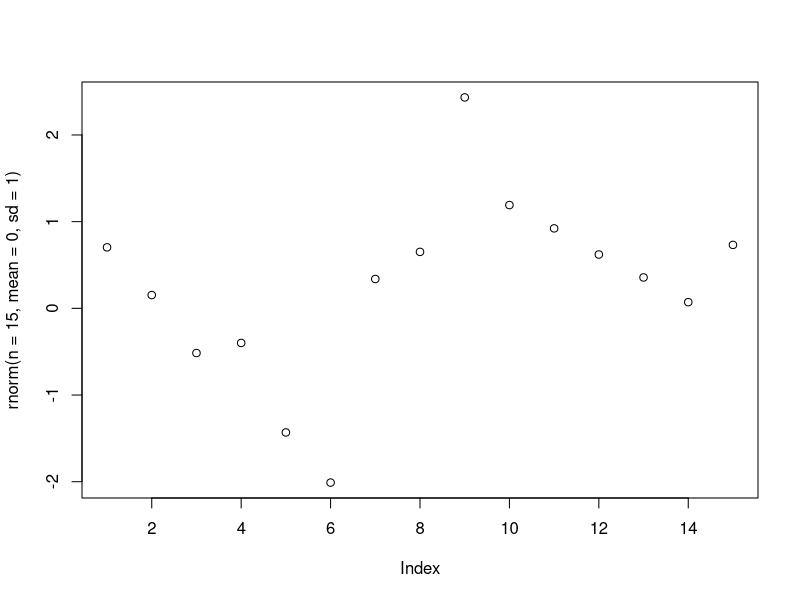
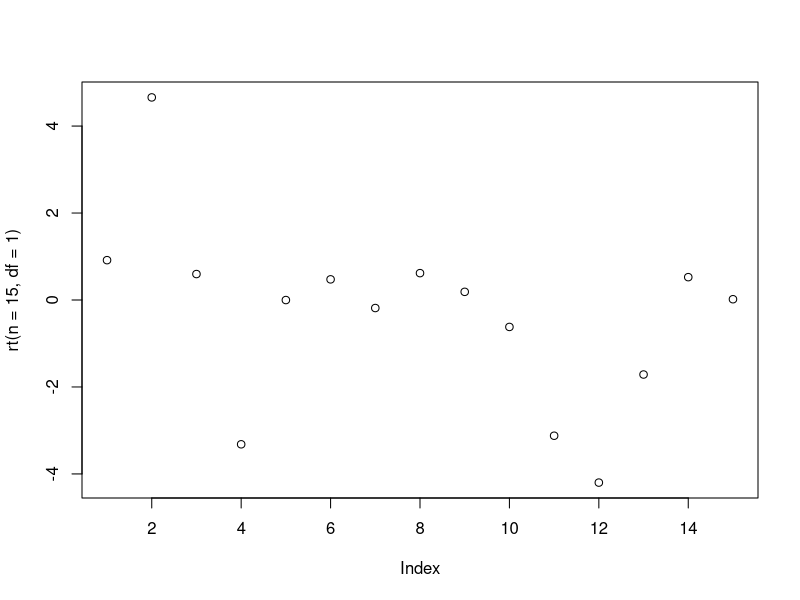
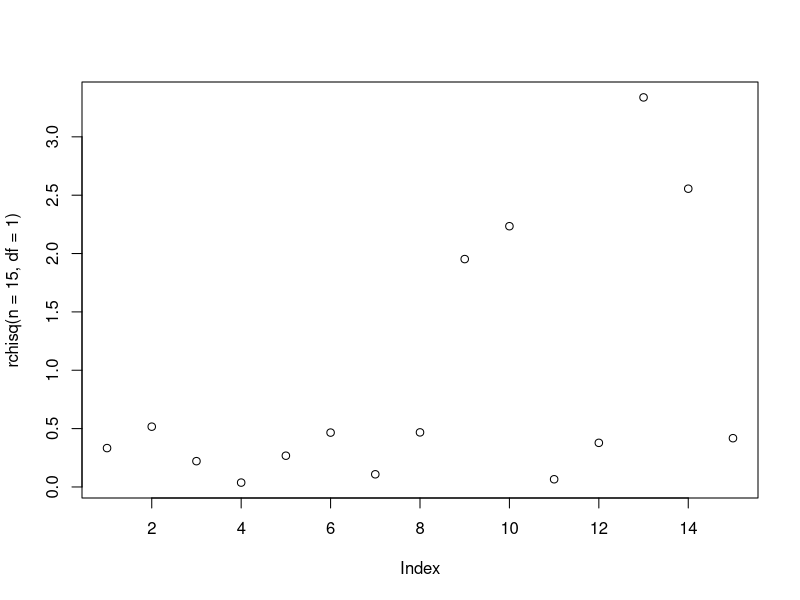
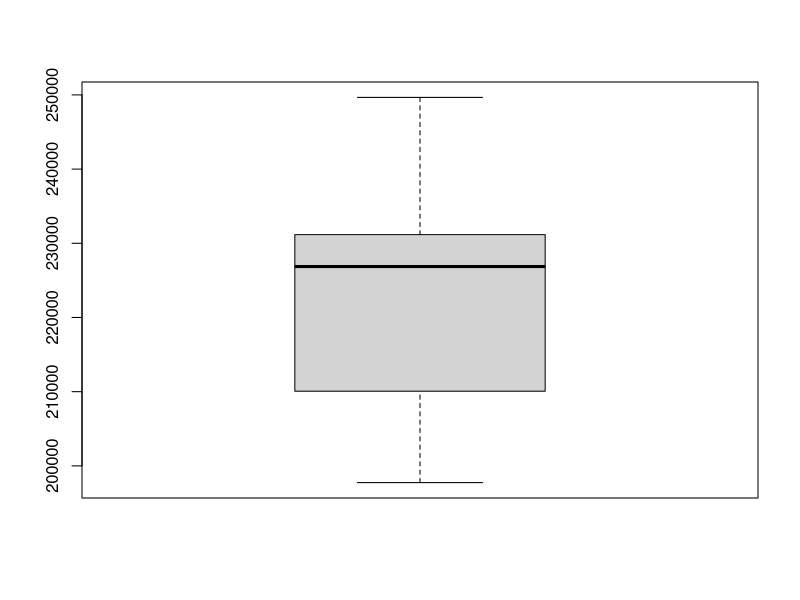
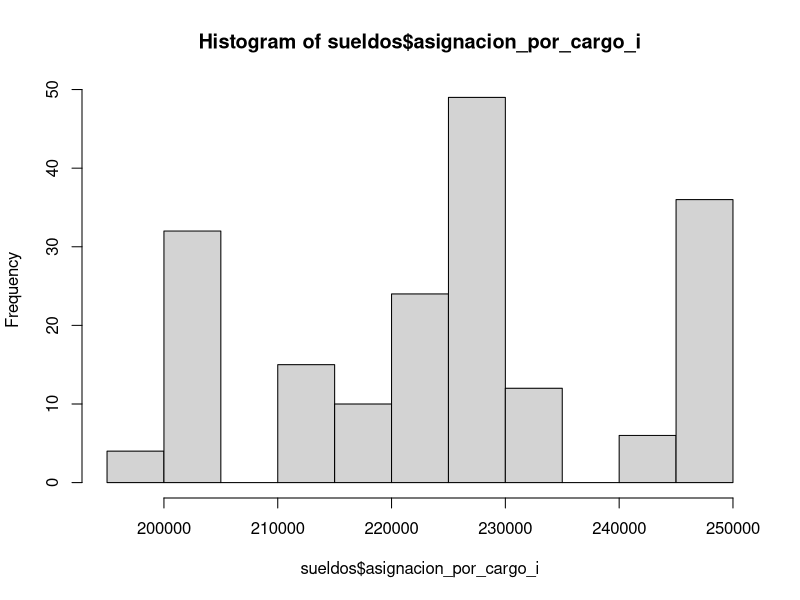
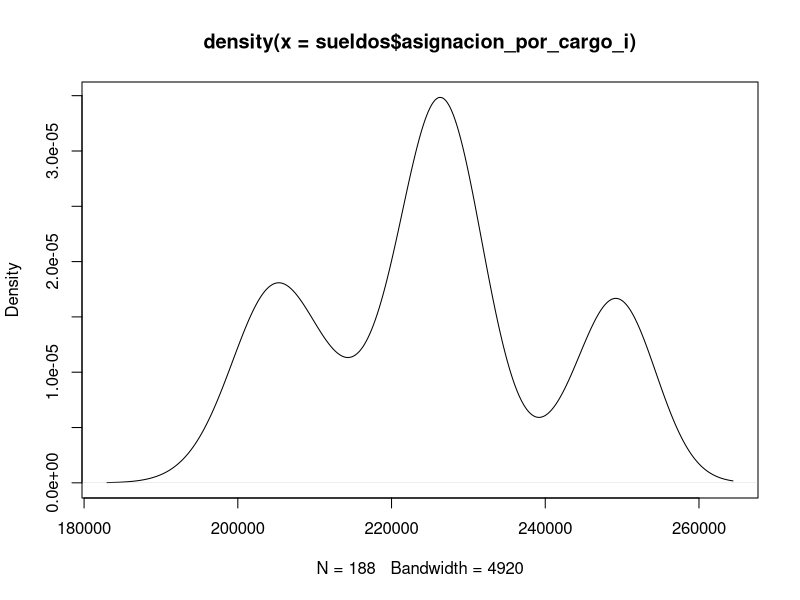

These charts were generated, in order, by the following R code:
## ---- chunk 1
knitr::opts_chunk$set(echo=TRUE)

## ---- chunk 2
library(tidyverse)
## ---- chunk 3
set.seed(1234)
rnorm(n = 15, mean = 0, sd = 1 )
rt(n = 15, df=1 )
rchisq(n = 15,df=1)
## ---- chunk 4

plot(rnorm(n = 15,mean = 0, sd = 1 ))
plot(rt(n = 15,df=1 ))
plot(rchisq(n = 15,df=1))
## ---- chunk 5
femicidios <- read_csv(file = 'fuentes/vict_fem_annio__g_edad_limpio.csv')
femicidios
## ---- chunk 6
femicidios <- femicidios %>% 
  filter(anio!=2017, grupo_edad !='Ignorado') %>%  #Sacamos al 2017 y los casos donde se ignora la edad
  mutate(cantidad_femicidios = case_when(cantidad_femicidios=='-' ~ 0, # reemplazamos el - por 0
                                         TRUE ~as.numeric(cantidad_femicidios)), # y convertimos la variable en numerica
         grupo_edad = case_when(grupo_edad %in% c('0 - 15','16 - 20','21 - 40') ~ '0-40', # agrupamos para tener sólo dos grupos
                                grupo_edad %in% c('41 - 60','61 y más') ~ '41 y más')) %>% 
  group_by(grupo_edad) %>% 
  summarise(cantidad_femicidios= sum(cantidad_femicidios)) # sumamos los años y grupos para tener datos agregados
femicidios
## ---- chunk 7
chisq.test(femicidios$cantidad_femicidios)
## ---- chunk 8
sueldos <- read_csv('fuentes/sueldo_funcionarios_2019.csv')
## ---- chunk 9
summary(sueldos$asignacion_por_cargo_i)
## ---- chunk 10
boxplot(sueldos$asignacion_por_cargo_i)
hist(sueldos$asignacion_por_cargo_i)
plot(density(sueldos$asignacion_por_cargo_i))
